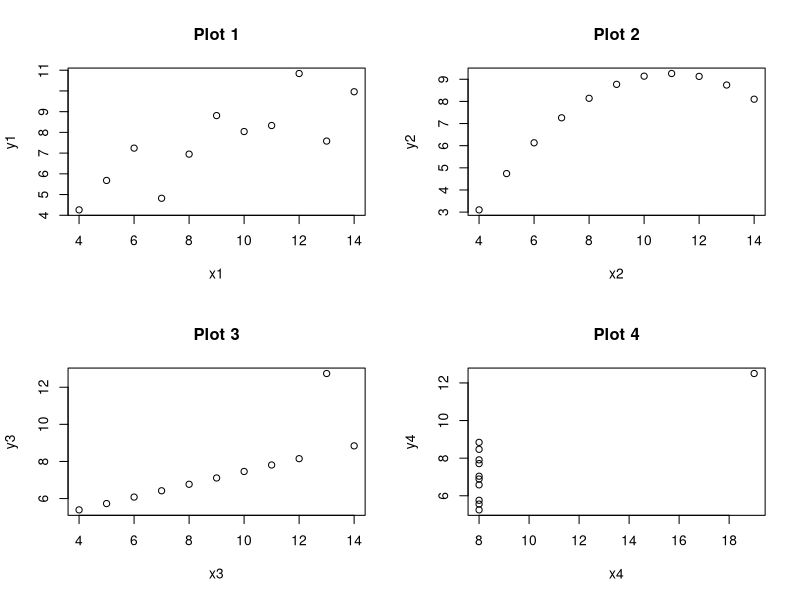

Recreate this plot in R.
data("anscombe")
attach(anscombe)
anscombe

cor(x1,y1)
cor(x2,y1)
par(mfrow=c(2,2))
plot(x1,y1, main="Plot 1")
plot(x2,y2, main="Plot 2")
plot(x3,y3, main="Plot 3")
plot(x4,y4, main="Plot 4")



